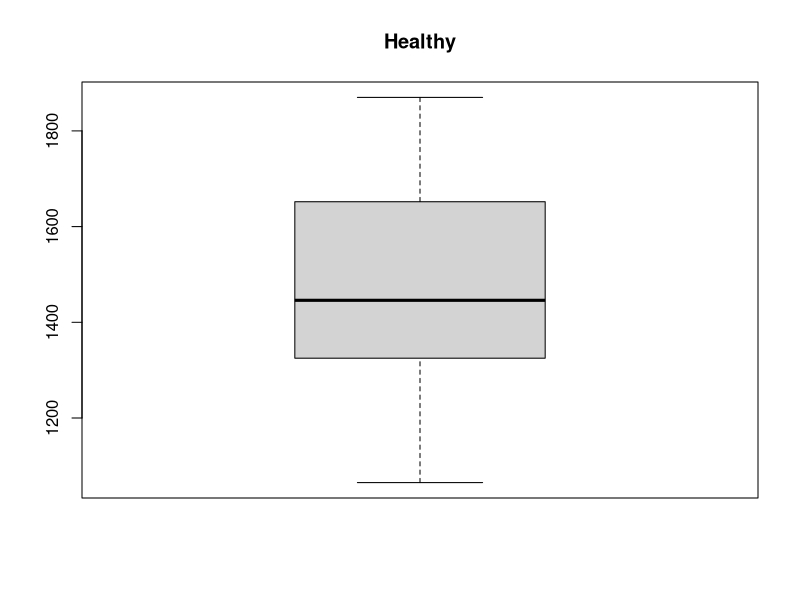
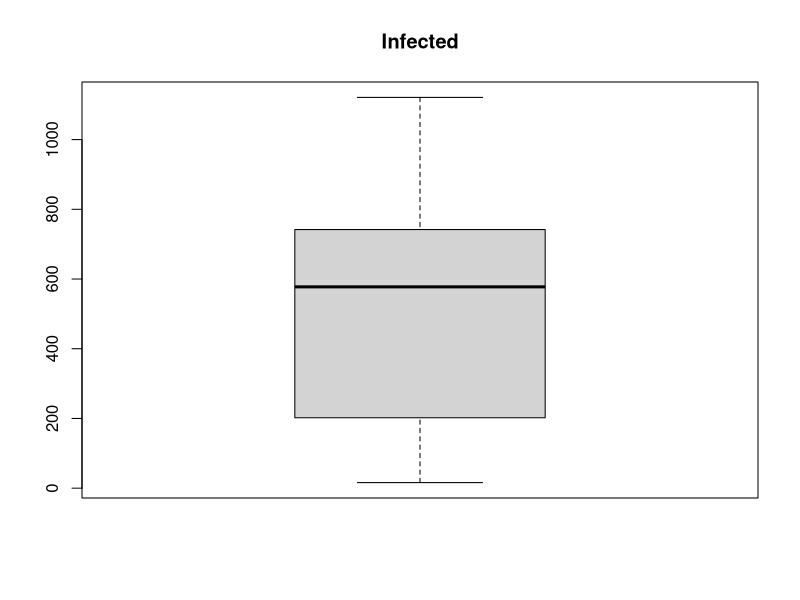

Source code (R) for these figures, in order:
Healthy<-c(1870,1324,1446,1325,1759,1652,1364,1515,1065)
Infected<-c(1121,408,184,16,741,170,991,711,734,202,893,742,335,444)
median(Healthy)
mean(Healthy)
sd(Healthy)
median(Infected)
mean(Infected)
sd(Infected)
boxplot(Healthy,main='Healthy')
boxplot(Infected,main='Infected')

